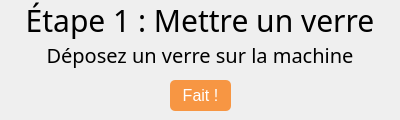
<?xml version="1.0" encoding="UTF-8"?>
<ui version="4.0">
 <class>cocktailStep1Button</class>
 <widget class="QFrame" name="cocktailStep1Button">
  <property name="geometry">
   <rect>
    <x>0</x>
    <y>0</y>
    <width>400</width>
    <height>120</height>
   </rect>
  </property>
  <widget class="QLabel" name="subtitle">
   <property name="geometry">
    <rect>
     <x>0</x>
     <y>40</y>
     <width>400</width>
     <height>30</height>
    </rect>
   </property>
   <property name="font">
    <font>
     <family>CoconPro</family>
     <pointsize>-1</pointsize>
    </font>
   </property>
   <property name="styleSheet">
    <string notr="true">font-size: 20px;
color: black;</string>
   </property>
   <property name="text">
    <string>Déposez un verre sur la machine</string>
   </property>
   <property name="alignment">
    <set>Qt::AlignCenter</set>
   </property>
  </widget>
  <widget class="QLabel" name="stepTitle">
   <property name="geometry">
    <rect>
     <x>0</x>
     <y>0</y>
     <width>400</width>
     <height>40</height>
    </rect>
   </property>
   <property name="font">
    <font>
     <family>CoconPro</family>
     <pointsize>-1</pointsize>
    </font>
   </property>
   <property name="styleSheet">
    <string notr="true">font-size: 30px;
color: black;</string>
   </property>
   <property name="text">
    <string>Étape 1 : Mettre un verre</string>
   </property>
   <property name="alignment">
    <set>Qt::AlignCenter</set>
   </property>
  </widget>
  <widget class="QPushButton" name="button_1">
   <property name="geometry">
    <rect>
     <x>170</x>
     <y>80</y>
     <width>61</width>
     <height>31</height>
    </rect>
   </property>
   <property name="styleSheet">
    <string notr="true">QPushButton {
    color: white;
    font-size: 16px;
    background-color: #F79643;
    border-radius: 5px;
}

QPushButton:pressed {
    background-color: #f0f0f0; /* Gris clair lorsqu'appuyé */
}
</string>
   </property>
   <property name="text">
    <string>Fait !</string>
   </property>
  </widget>
 </widget>
 <resources/>
 <connections/>
</ui>
